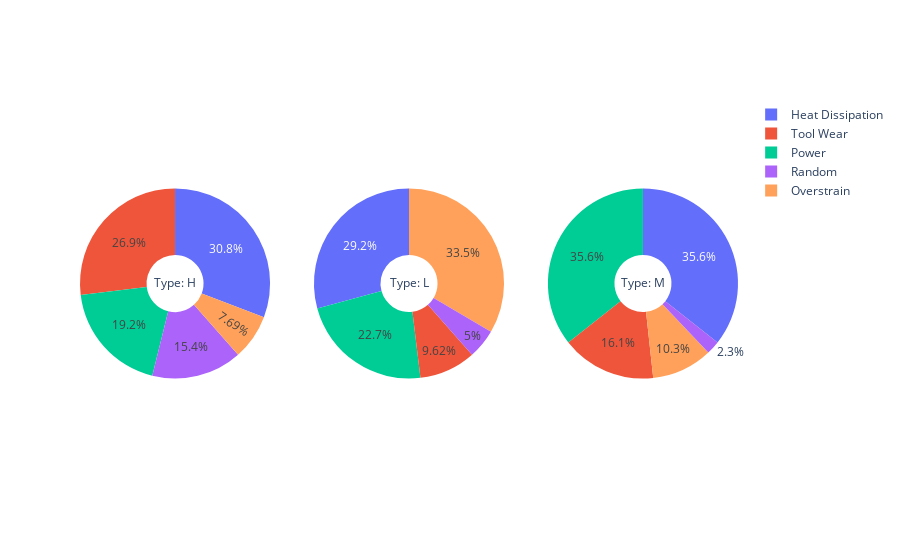

The notebook cell saved with this chart:
### Code cell
relevant_types = ['H', 'L', 'M']

fig = make_subplots(
    rows=1, cols=3, specs=[[{'type': 'pie'}, {'type': 'pie'}, {'type': 'pie'}]]
)

for i, relevant_type in enumerate(relevant_types):
    subset = df[df['Type'] == relevant_type]

    failure_counts_per_type = {
        'Tool Wear': subset['TWF'].sum(),
        'Heat Dissipation': subset['HDF'].sum(),
        'Power': subset['PWF'].sum(),
        'Overstrain': subset['OSF'].sum(),
        'Random': subset['RNF'].sum()
    }
    
    fig.add_trace(go.Pie(
        labels=list(failure_counts_per_type.keys()),
        values=list(failure_counts_per_type.values()),
        hole=0.3,
        title=f"Type: {relevant_type}"
    ), row=1, col=i+1)

fig.show()

### Figure 1 — Plotly figure (JSON) as saved in the notebook; plotly's stock layout.template omitted (floating-point values rounded to 4 significant figures)
{"data": [{"domain": {"x": [0, 0.2889], "y": [0, 1]}, "hole": 0.3, "labels": ["Tool Wear", "Heat Dissipation", "Power", "Overstrain", "Random"], "title": {"text": "Type: H"}, "type": "pie", "values": [7, 8, 5, 2, 4]}, {"domain": {"x": [0.3556, 0.6444], "y": [0, 1]}, "hole": 0.3, "labels": ["Tool Wear", "Heat Dissipation", "Power", "Overstrain", "Random"], "title": {"text": "Type: L"}, "type": "pie", "values": [25, 76, 59, 87, 13]}, {"domain": {"x": [0.7111, 1], "y": [0, 1]}, "hole": 0.3, "labels": ["Tool Wear", "Heat Dissipation", "Power", "Overstrain", "Random"], "title": {"text": "Type: M"}, "type": "pie", "values": [14, 31, 31, 9, 2]}], "layout": {}}
